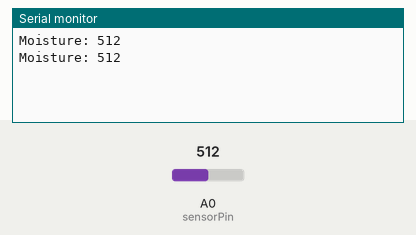
Bench run of a sketch on a simulated Arduino Uno, built with avr-gcc and run on an emulated ATmega328P. Parts: the last lines printed to the serial monitor. The inputs (shaded band) are chosen by the test bench; at power-on: A0 (sensorPin) = 512.

Above: at 1.8 s.
1.9 s: A0 (sensorPin) set to 716
At 2.8 s:
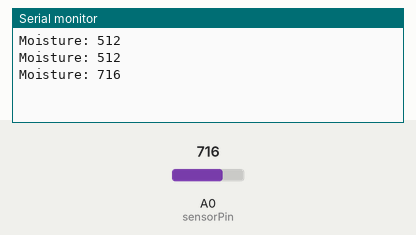
3.4 s: A0 (sensorPin) set to 900
At 4.6 s:
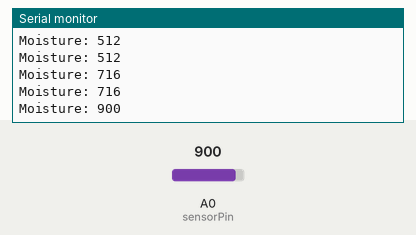
Timing chart, 0 to 6.4 s (numbered marks = the images above; inputs shaded):
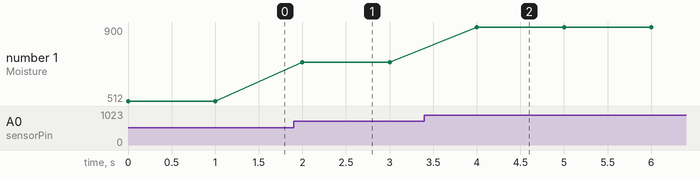

Measured:
- after the input at 1.9 s, the serial monitor: prints a new line after 0.10 s (image 1)
- after the input at 3.4 s, the serial monitor: prints a new line after 0.60 s (image 2)
- plotted number 1: 512 → 716 after the input at 1.9 s, 716 → 900 after the input at 3.4 s

The sketch:

Week8_Thuchanh3_Bai5.ino
```cpp
int sensorPin = A0; // Khai báo chân A0
int sensorValue = 0;

void setup() {
  Serial.begin(9600);
}

void loop() {
  sensorValue = analogRead(sensorPin);
  Serial.print("Moisture: ");
  Serial.println(sensorValue);
  delay(1000);
}
```
